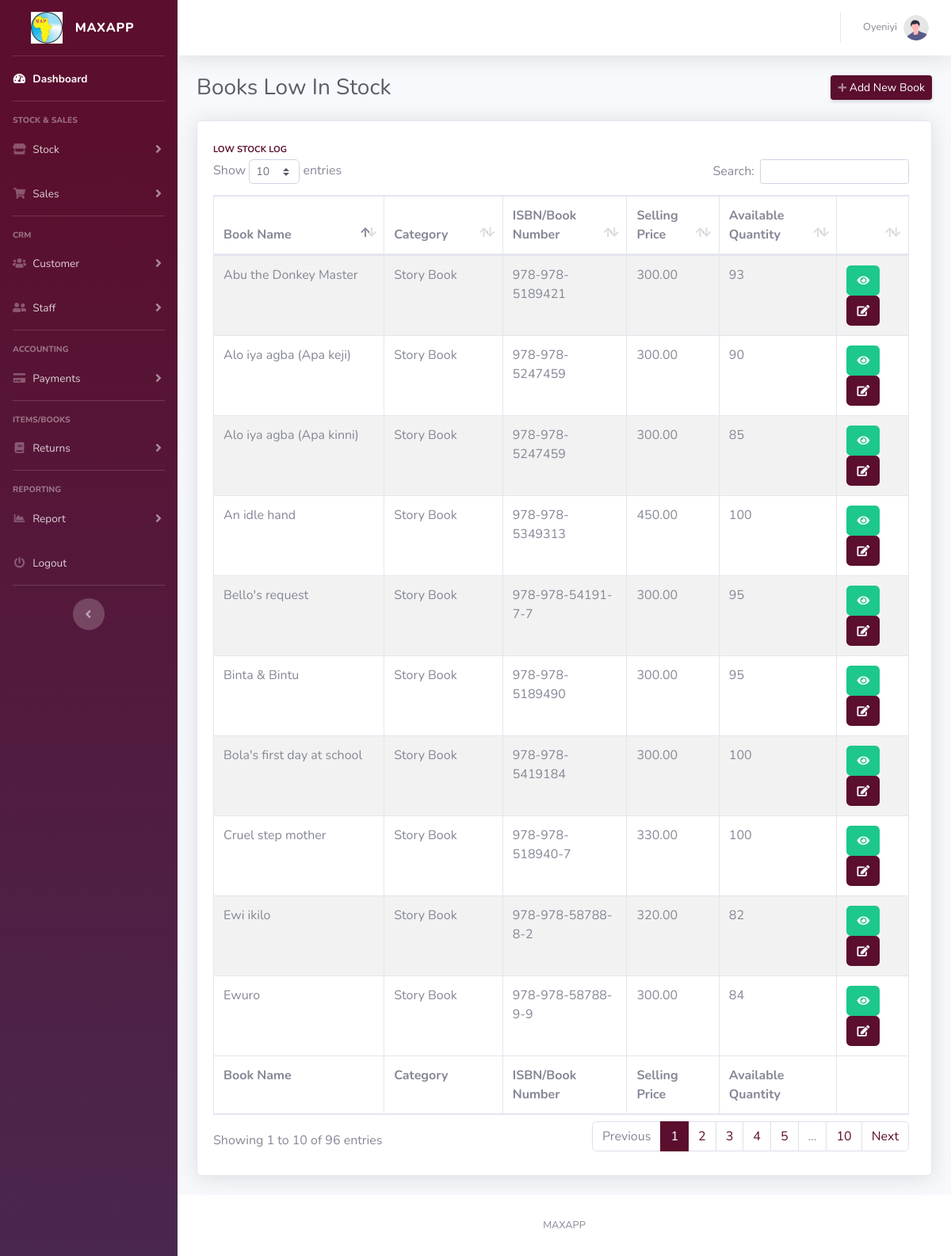
/lowitem.php (signed in), run on the app's committed database.
### tables this page shows
CREATE TABLE `stocks_table` (
  `stock_id` bigint(20) NOT NULL,
  `category_name` varchar(500) NOT NULL,
  `stock_no` varchar(20) NOT NULL,
  `stock_name` varchar(500) NOT NULL,
  `stock_description` varchar(2000) NOT NULL,
  `stock_retail_price` decimal(16,2) NOT NULL,
  `stock_sale_price` decimal(16,2) NOT NULL,
  `stock_quantity` bigint(20) NOT NULL,
  `stock_author` varchar(1000) NOT NULL,
  `add_date` datetime NOT NULL DEFAULT current_timestamp()
);

### classes/DataConnect.class.php (called while the page is built, shortened)
<?php
    class DataConnect{
        protected function connect(){
            $this->servername = "localhost";
            $this->username = "root";
            $this->password = "";
            $this->dbname = "maxventory";
            $datasourcename = 'mysql:host='.$this->servername.';dbname='.$this->dbname;
            $konet = new PDO($datasourcename, $this->username, $this->password);
            $konet->setAttribute(PDO::ATTR_DEFAULT_FETCH_MODE, PDO::FETCH_ASSOC);
            $konet->setAttribute(PDO::ATTR_ERRMODE, PDO::ERRMODE_EXCEPTION);
            return $konet;
        }
    }

### classes/BookModel.class.php (called while the page is built, shortened)
<?php
    class BookModel extends DataConnect{
        protected function lowItem(){
            try{
                $getStock = "SELECT * FROM stocks_table WHERE stock_quantity <=100 ORDER BY stock_id DESC ";
                $stockStmt = $this->connect()->query($getStock);
                $results = $stockStmt->fetchAll();
                return $results;
            }
            catch (PDOException $ex)
            {
                $ex->getMessage();
            }
        }
    }

### classes/BookController.class.php (called while the page is built, shortened)
<?php
    class BookController extends BookModel{
        public function showLowStock(){
            $lowItem = $this->lowItem();
        }
    }

### lowitem.php (the view, shortened to what this page needs)
<!DOCTYPE html>
<html lang="en">
<head>
    <?php $pageTitle = "Books Low In Stock"; ?>
    <?php include('partial/header.part.php') ?>
    <link href="vendor/datatables/dataTables.bootstrap4.min.css" rel="stylesheet">
</head>
<body id="page-top">
    <div id="wrapper">
        <?php include('partial/navbar.part.php') ?>
        <div id="content-wrapper" class="d-flex flex-column">
            <div id="content">
                <nav class="navbar navbar-expand navbar-light bg-white topbar mb-4 static-top shadow">
                    <?php include('partial/topbar.part.php') ?>
                </nav>
                <div class="container-fluid">
                    <div class="d-sm-flex align-items-center justify-content-between mb-4">
                        <h1 class="h3 mb-0 text-gray-800"><?=$pageTitle ?></h1>
                        <a href="newitem" class="d-none d-sm-inline-block btn btn-sm btn-primary shadow-sm"><i
                                class="fas fa-plus fa-sm text-white-50"></i> Add New Book</a>
                    </div>
                    <div class="row">
                        <?php $gatBook = new BookController(); $gatBook->showLowStock(); ?>
                        <div class="col-xl-12 col-md-12 mb-4">
                            <div class="card shadow h-100 py-2">
                                <div class="card-body">
                                    <div class="row no-gutters align-items-center">
                                        <div class="col mr-2">
                                            <div class="text-xs font-weight-bold text-primary text-uppercase mb-1">
                                                Low Stock Log</div>
                                                <div class="table-responsive">
                                                    <table class="table table-bordered table-striped" id="dataTable" width="100%" cellspacing="0">
                                                        <thead>
                                                            <tr>
                                                                <th>Book Name</th>
                                                                <th>Category</th>
                                                                <th>ISBN/Book Number</th>
                                                                <th>Selling Price</th>
                                                                <th>Available Quantity</th>
                                                                <th>&nbsp;</th>
                                                            </tr>
                                                        </thead>
                                                        <tfoot>
                                                            <tr>
                                                                <th>Book Name</th>
                                                                <th>Category</th>
                                                                <th>ISBN/Book Number</th>
                                                                <th>Selling Price</th>
                                                                <th>Available Quantity</th>
                                                                <th>&nbsp;</th>
                                                            </tr>
                                                        </tfoot>
                                                        <tbody>
                                                            <?php foreach ($lowItem as $book) { ?>
                                                            <tr>
                                                                <td><?=$book['stock_name'] ?></td>
                                                                <td><?=$book['category_name'] ?></td>
                                                                <td><?=$book['stock_no'] ?></td>
                                                                <td><?=$book['stock_sale_price'] ?></td>
                                                                <td><?=$book['stock_quantity'] ?></td>
                                                                <td><a href="bookdetail?stockno=<?=$book['stock_no'] ?>&stockid=<?=$book['stock_id'] ?>" class="btn btn-success" data-toggle="tooltip"
                                                                data-placement="top" title="View Book Details"><i class="fas fa-eye fa-sm text-white-70"></i></a>
                                                                <a href="editbook?stockno=<?=$book['stock_no'] ?>&stockid=<?=$book['stock_id'] ?>" class="btn btn-primary" data-toggle="tooltip"
                                                                data-placement="top" title="Edit Book Details"><i class="fas fa-edit fa-sm text-white-70"></i></a></td>
                                                            </tr>
                                                            <?php } ?>
                                                        </tbody>
                                                    </table>
                                                </div>
                                        </div>
                                    </div>
                                </div>
                            </div>
                        </div>
                    </div>
                </div>
            </div>
            <footer class="sticky-footer bg-white">
                <div class="container my-auto">
                    <div class="copyright text-center my-auto">
                        <span>MAXAPP</span>
                    </div>
                </div>
            </footer>
        </div>
    </div>
</body>
</html>

### partial/header.part.php (shortened to what this page needs)
<link href="vendor/fontawesome-free/css/all.min.css" rel="stylesheet" type="text/css">
<link href="css/maxapp.min.css" rel="stylesheet">

### partial/navbar.part.php (shortened to what this page needs)
<ul class="navbar-nav bg-gradient-primary sidebar sidebar-dark accordion" id="accordionSidebar">
    <a class="sidebar-brand d-flex align-items-center justify-content-center" href="#">
        <div class="sidebar-brand-icon">
            <img src="img/logo.jpeg" width="40" height="40" />
        </div>
        <div class="sidebar-brand-text mx-3">MaxApp </div>
    </a>
    <hr class="sidebar-divider my-0">
    <li class="nav-item active">
        <a class="nav-link" href="index">
            <i class="fas fa-fw fa-tachometer-alt"></i>
            <span>Dashboard</span></a>
    </li>
    <hr class="sidebar-divider">
    <div class="sidebar-heading">
        Stock & Sales
    </div>
    <li class="nav-item">
        <a class="nav-link collapsed" href="#" data-toggle="collapse" data-target="#collapseTwo"
            aria-expanded="true" aria-controls="collapseTwo">
            <i class="fas fa-fw fa-store"></i>
            <span>Stock</span>
        </a>
    </li>
    <li class="nav-item">
        <a class="nav-link collapsed" href="#" data-toggle="collapse" data-target="#collapseUtilities"
            aria-expanded="true" aria-controls="collapseUtilities">
            <i class="fas fa-fw fa-shopping-cart"></i>
            <span>Sales</span>
        </a>
    </li>
    <hr class="sidebar-divider">
    <div class="sidebar-heading">
        CRM
    </div>
    <li class="nav-item">
        <a class="nav-link collapsed" href="#" data-toggle="collapse" data-target="#collapsePages"
            aria-expanded="true" aria-controls="collapsePages">
            <i class="fas fa-fw fa-users"></i>
            <span>Customer</span>
        </a>
    </li>
    <li class="nav-item">
        <a class="nav-link collapsed" href="#" data-toggle="collapse" data-target="#collapsePagesStaff"
            aria-expanded="true" aria-controls="collapsePages">
            <i class="fas fa-fw fa-user-friends"></i>
            <span>Staff</span>
        </a>
    </li>
    <hr class="sidebar-divider">
    <div class="sidebar-heading">
        Accounting
    </div>
    <li class="nav-item">
        <a class="nav-link collapsed" href="#" data-toggle="collapse" data-target="#collapsepayment"
            aria-expanded="true" aria-controls="collapseTwo">
            <i class="fas fa-fw fa-credit-card"></i>
            <span>Payments</span>
        </a>
    </li>
     <hr class="sidebar-divider">
    <div class="sidebar-heading">
        Items/Books
    </div>
    <li class="nav-item">
        <a class="nav-link collapsed" href="#" data-toggle="collapse" data-target="#collapsereturn"
            aria-expanded="true" aria-controls="collapseTwo">
            <i class="fas fa-fw fa-book"></i>
            <span>Returns</span>
        </a>
    </li>
    <hr class="sidebar-divider">
    <div class="sidebar-heading">
        REPORTING
    </div>
    <li class="nav-item">
        <a class="nav-link collapsed" href="#" data-toggle="collapse" data-target="#collapsereport"
            aria-expanded="true" aria-controls="collapseTwo">
            <i class="fas fa-fw fa-chart-area"></i>
            <span>Report</span>
        </a>
    </li>
    <li class="nav-item">
        <a class="nav-link" href="#" data-toggle="modal" data-target="#logoutModal">
            <i class="fas fa-fw fa-power-off"></i>
            <span>Logout</span></a>
    </li>
    <hr class="sidebar-divider d-none d-md-block">
    <div class="text-center d-none d-md-inline">
        <button class="rounded-circle border-0" id="sidebarToggle"></button>
    </div>
</ul>

### partial/topbar.part.php (shortened to what this page needs)
<ul class="navbar-nav ml-auto">
    <li class="nav-item dropdown no-arrow">
        <a class="nav-link dropdown-toggle" href="#" id="userDropdown" role="button"
            data-toggle="dropdown" aria-haspopup="true" aria-expanded="false">
            <span class="mr-2 d-none d-lg-inline text-gray-600 small"><?=$_SESSION['userfname'] ?></span>
            <img class="img-profile rounded-circle"
                src="img/undraw_profile.svg">
        </a>
    </li>
</ul>

### data on the page
stocks_table: stock_name "Ewuro", category_name "Story Book", stock_no "978-978-58788-9-9", stock_sale_price "300.00", stock_quantity "84"
stocks_table: stock_name "Ewi ikilo", category_name "Story Book", stock_no "978-978-58788-8-2", stock_sale_price "320.00", stock_quantity "82"
stocks_table: stock_name "Alo iya agba (Apa keji)", category_name "Story Book", stock_no "978-978-5247459", stock_sale_price "300.00", stock_quantity "90"
stocks_table: stock_name "Alo iya agba (Apa kinni)", category_name "Story Book", stock_no "978-978-5247459", stock_sale_price "300.00", stock_quantity "85"
stocks_table: stock_name "Cruel step mother", category_name "Story Book", stock_no "978-978-518940-7", stock_sale_price "330.00", stock_quantity "100"
stocks_table: stock_name "Bello's request", category_name "Story Book", stock_no "978-978-54191-7-7", stock_sale_price "300.00", stock_quantity "95"
stocks_table: stock_name "Bola's first day at school", category_name "Story Book", stock_no "978-978-5419184", stock_sale_price "300.00", stock_quantity "100"
stocks_table: stock_name "An idle hand", category_name "Story Book", stock_no "978-978-5349313", stock_sale_price "450.00", stock_quantity "100"
stocks_table: stock_name "Abu the Donkey Master", category_name "Story Book", stock_no "978-978-5189421", stock_sale_price "300.00", stock_quantity "93"
stocks_table: stock_name "Binta & Bintu", category_name "Story Book", stock_no "978-978-5189490", stock_sale_price "300.00", stock_quantity "95"

### other printed values
$_SESSION['userfname'] "Oyeniyi"
$pageTitle "Books Low In Stock"
